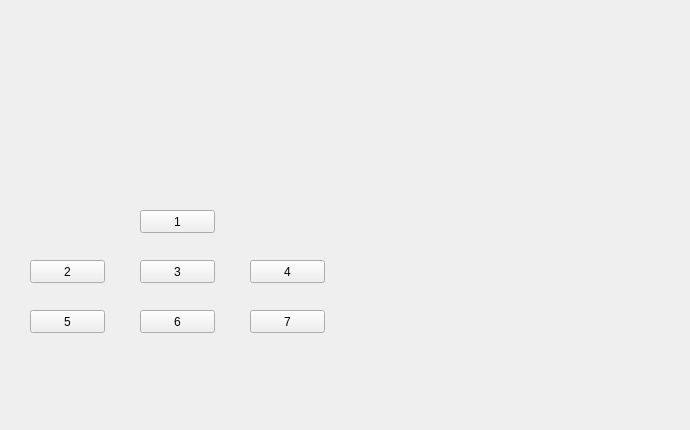
<?xml version="1.0" encoding="UTF-8"?>
<ui version="4.0">
 <class>Jos</class>
 <widget class="QWidget" name="Jos">
  <property name="geometry">
   <rect>
    <x>0</x>
    <y>0</y>
    <width>690</width>
    <height>430</height>
   </rect>
  </property>
  <property name="windowTitle">
   <string>Form</string>
  </property>
  <widget class="QPushButton" name="pushButton">
   <property name="geometry">
    <rect>
     <x>140</x>
     <y>210</y>
     <width>75</width>
     <height>23</height>
    </rect>
   </property>
   <property name="text">
    <string>1</string>
   </property>
  </widget>
  <widget class="QPushButton" name="pushButton_2">
   <property name="geometry">
    <rect>
     <x>30</x>
     <y>260</y>
     <width>75</width>
     <height>23</height>
    </rect>
   </property>
   <property name="text">
    <string>2</string>
   </property>
  </widget>
  <widget class="QPushButton" name="pushButton_3">
   <property name="geometry">
    <rect>
     <x>140</x>
     <y>260</y>
     <width>75</width>
     <height>23</height>
    </rect>
   </property>
   <property name="text">
    <string>3</string>
   </property>
  </widget>
  <widget class="QPushButton" name="pushButton_4">
   <property name="geometry">
    <rect>
     <x>250</x>
     <y>260</y>
     <width>75</width>
     <height>23</height>
    </rect>
   </property>
   <property name="text">
    <string>4</string>
   </property>
  </widget>
  <widget class="QPushButton" name="pushButton_5">
   <property name="geometry">
    <rect>
     <x>30</x>
     <y>310</y>
     <width>75</width>
     <height>23</height>
    </rect>
   </property>
   <property name="text">
    <string>5</string>
   </property>
  </widget>
  <widget class="QPushButton" name="pushButton_6">
   <property name="geometry">
    <rect>
     <x>140</x>
     <y>310</y>
     <width>75</width>
     <height>23</height>
    </rect>
   </property>
   <property name="text">
    <string>6</string>
   </property>
  </widget>
  <widget class="QPushButton" name="pushButton_7">
   <property name="geometry">
    <rect>
     <x>250</x>
     <y>310</y>
     <width>75</width>
     <height>23</height>
    </rect>
   </property>
   <property name="text">
    <string>7</string>
   </property>
  </widget>
 </widget>
 <resources/>
 <connections/>
</ui>
